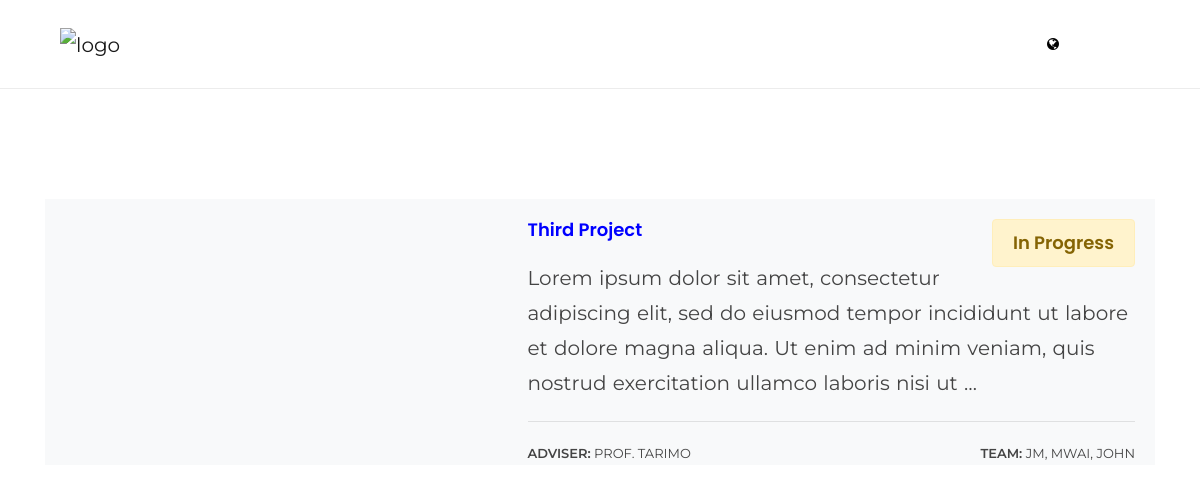
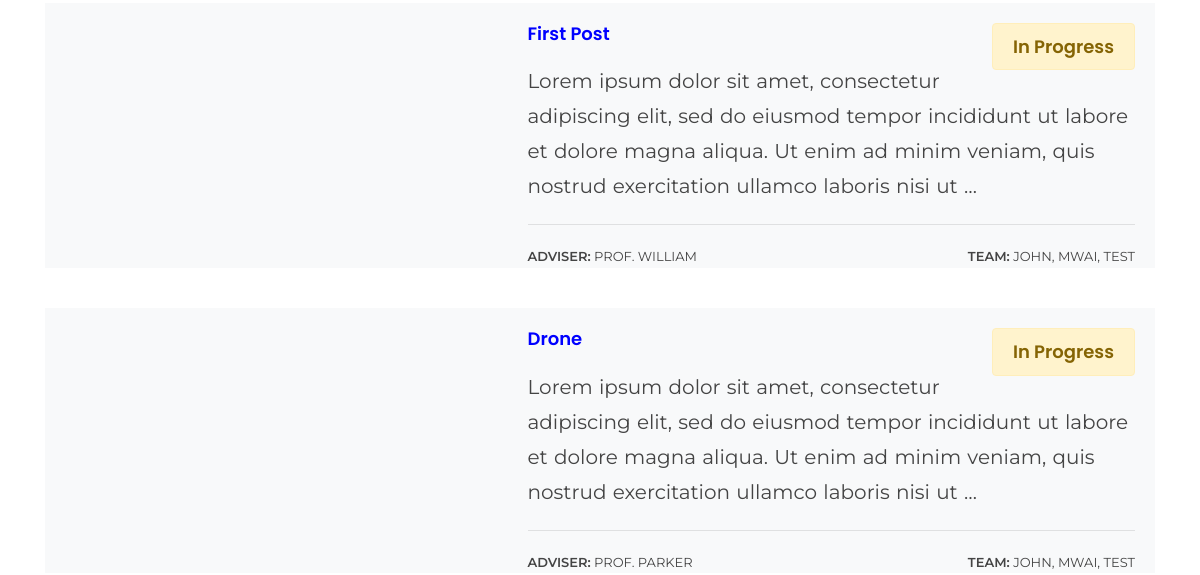
The page /projects/ (upper part) on the database as committed earlier (2 pictures, top to bottom).
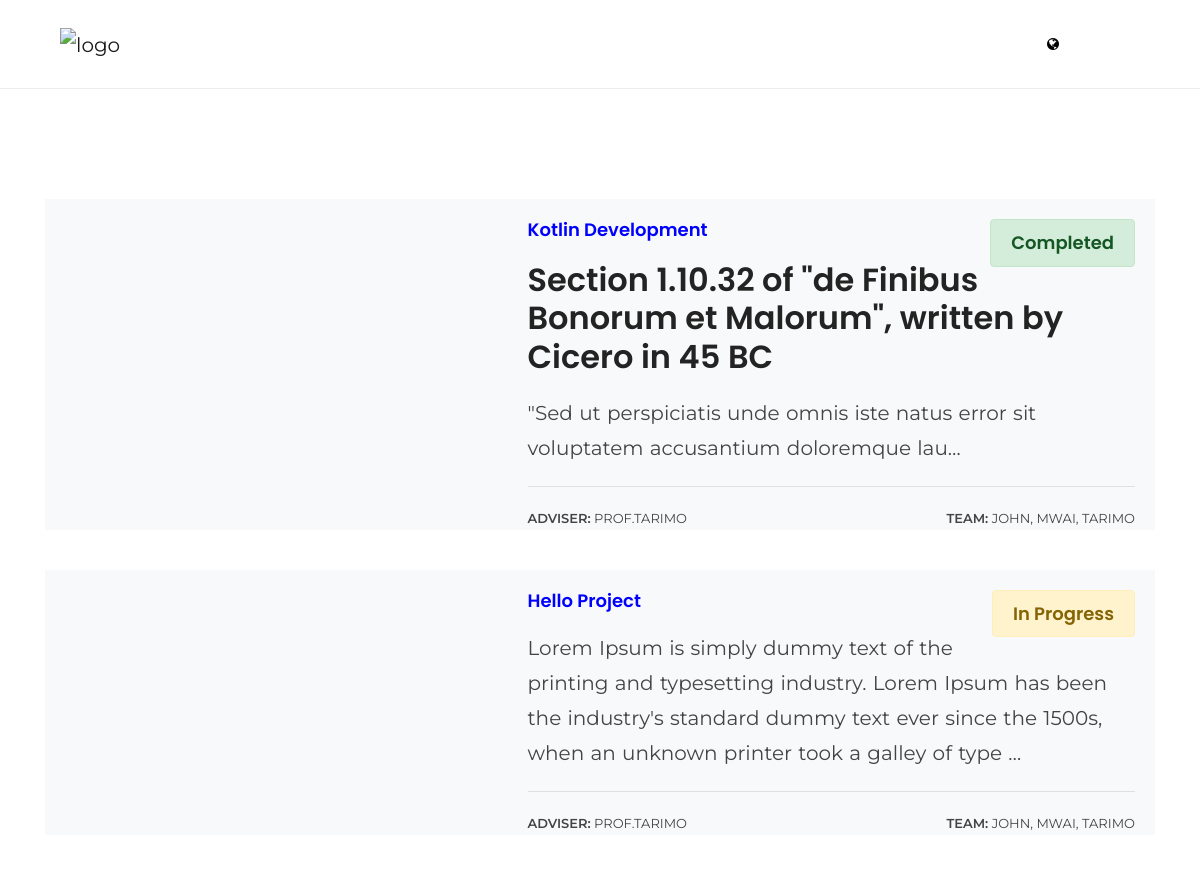
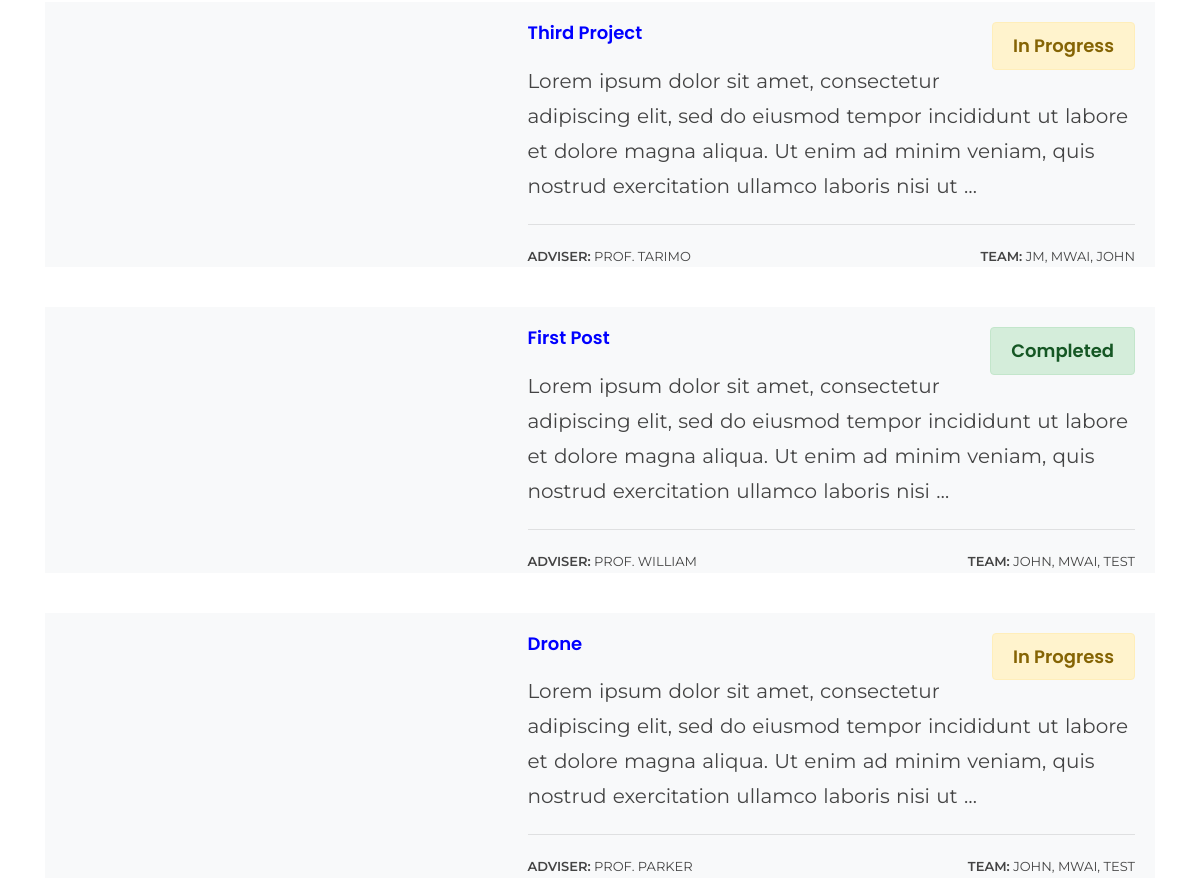
The same page on the database as committed later (2 pictures, top to bottom).
### research_site/models.py (models this page shows, shortened)
class Project(models.Model):
    title = models.CharField(max_length=300, blank=False, null=False)
    collaborators = models.CharField(max_length=300, null=True)
    created_date = models.DateTimeField(auto_now_add=True,verbose_name="Creation Date")
    slug = models.SlugField(unique=True, blank=True, null=True, verbose_name=_("Slug(0ptional): post fix url for the project - no spaces"))
    project_image = models.FileField(upload_to='projects', blank = False,null = True,verbose_name="Add Photos to Project")
    adviser = models.CharField(max_length=300, blank=False, null=False)
    publish = models.BooleanField(
        verbose_name=_('Publish :'),
        default=True,
        help_text=_('Do you want to post this project?')
    )
    completed = models.BooleanField(
        verbose_name=_('Completed :'),
        default=False,
        help_text=_('is this project completed?')
    )
    category = models.ForeignKey('ProjectCategory', on_delete=models.CASCADE, verbose_name=_("Research Area"))
    content = RichTextField()
    class Meta:
        verbose_name = _('Project')
        verbose_name_plural = _('Projects')
    @property
    def get_collaborators(self):
        return self.collaborators.split(',')
    class Meta:
        ordering = ('-created_date',)

### research_site/views.py (the view)
# urls.py: path('projects/', ProjectView.as_view(), name='projects'),
class ProjectView(ListView):
    model = Project
    template_name = 'projects.html'
    context_object_name = "projects"

### templates/projects.html (shortened to what this page needs)
{% extends "base.html" %}
  {% load static %}
{% block content %}
{% for project in projects %}
<div class="row">
  <div class="card margin-40px-bottom border-0 bg-light rounded-0">
      <div class="row no-gutters list-blog">
          <div class="col-md-5">
            {% if project.project_image %}
              <div class="bg-img cover-background h-100 min-height-250" data-overlay-dark="0" data-background="{{ project.project_image.url }}"></div>
            {% else %}
             <div class="bg-img cover-background h-100 min-height-250" data-overlay-dark="0" data-background="{% static '../media/projects/tress.jpg' %}"></div>
            {% endif %}
          </div>
          <div class="col-md-7">
              <div class="card-body">
                  <h5>
                    <span><a href="{% url 'project_detail' project.slug %}" style="color: blue;">{{ project.title }}</a></span>
                    {%if project.completed %}<span style="float: right;" class="alert alert-success" role="alert">Completed</span>
                    {% else %}<span style="float: right;" class="alert alert-warning" role="alert">In Progress</span> {% endif%}
                  </h5>
                  <p>{{ project.content|truncatechars:200|safe }}</p>
                  <div class="meta">
                    <span style="float: left;"><strong>ADVISER:</strong> {{ project.adviser }}</span>
                      <span class="author"><strong>TEAM:</strong>
                        {% for team in project.get_collaborators %}
                        <span>{{ team }}{% if not forloop.last %},{% endif %}</span>
                        {% endfor %}
                      </span>
                  </div>
              </div>
          </div>
      </div>
  </div>
</div>
{% endfor %}
{% endblock%}

### templates/base.html (shortened to what this page needs)
<!DOCTYPE html>
<html lang="en">
<head>
  {% load static %}
  <link href="{% static 'css/plugins.css' %}" rel="stylesheet"/>
  <link href="{% static 'css/styles.css' %}" rel="stylesheet"/>
  <link href="{% static 'css/custom.css' %}" rel="stylesheet"/>
  <link href="{% static 'css/material-cards.css' %}" rel="stylesheet"/>
  <link href="{% static 'css/space.css' %}" rel="stylesheet"/>
  <link href="{% static 'css/landing.css' %}" rel="stylesheet"/>
  <link rel="stylesheet" href="https://cdnjs.cloudflare.com/ajax/libs/font-awesome/4.7.0/css/font-awesome.min.css">
</head>
<body>
  <div class="main-wrapper">
    <header class="classic-header">
      <div class="navbar-default">
        <div class="container">
          <div class="row align-items-center">
            <div class="col-md-12">
              <div class="menu_area">
                <nav class="navbar navbar-expand-lg navbar-light no-padding">
                  <div class="navbar-header navbar-header-custom">
                    <a href="{% url 'home' %}" class="navbar-brand width-200px sm-width-180px xs-width-150px"><img id="logo" src="{% static 'img/logo_transparent.png' %}" alt="logo"></a>
                  </div>
                  <div class="attr-nav sm-no-margin ml-auto sm-margin-65px-right xs-margin-55px-right">
                    <ul class="social-links no-margin text-center">
                      <li>
                        <a href="http://www.twitter.com/connCS" target="blank"><i class="fab fa-twitter"></i></a>
                      </li>
                      <li>
                        <a href="https://www.conncoll.edu/academics/majors-departments-programs/departments/computer-science/" target="blank"><i class="fa fa-globe" style="color: black;"></i></a>
                      </li>
                      <li>
                        <a href="https://www.instagram.com/conncollcs/" target="blank"><i class="fab fa-instagram"></i></a>
                      </li>
                      <a href="https://www.youtube.com/channel/UCrf0JUaglfkwrOsFSc1v3zQ" target="blank"><i class="fab fa-youtube"></i></a>
                  </ul>
                </div>
              </nav>
            </div>
          </div>
        </div>
      </div>
    </div>
  </header>
  <section>
    <div class="container">
      {% block content %}
      {% endblock %}
    </div>
  </section>
  </div>
</body>
</html>

### assets/css/styles.css (style rules this page uses)
.min-height-250 { min-height: 250px; }
.social-links li { display: inline-block; font-size: 14px; margin-right: 15px; }
.social-links li a { color: #232323; }
.list-blog h5 { font-size: 18px; }
.list-blog .meta { border-top: 1px solid rgba(0, 0, 0, 0.1); font-size: 13px; text-transform: uppercase; padding-top: 20px; margin-top: 20px; }
.list-blog .meta .author { float: right; }

### assets/css/custom.css (style rules this page uses)
#logo { max-height: 60px; }

### assets/css/material-cards.css (style rules this page uses)
.fa { text-decoration: none; margin: 1em; border: none; color: white; transition: color 1.5s, transform 1s ease-in-out; }

Rows that differ between the two databases and show on the page:
added Project: title "Kotlin Development", completed "Completed", content "Section 1.10.32 of \"de Finibus Bonorum et Malorum\", written by Cicero in 45 BC \"Sed ut perspiciatis unde omnis iste natus error sit voluptatem accusantium doloremque lau…", adviser "PROF.TARIMO", get_collaborators "JOHN" "MWAI" "TARIMO"
added Project: title "Hello Project", completed "In Progress", content "Lorem Ipsum is simply dummy text of the printing and typesetting industry. Lorem Ipsum has been the industry's standard dummy text ever since the 1500s, when an unknown printer took a galley of type …", adviser "PROF.TARIMO", get_collaborators "JOHN" "MWAI" "TARIMO"
changed Project "First Post": content "…exercitation ullamco laboris nisi ut …" → "…exercitation ullamco laboris nisi …"; completed "In Progress" → "Completed"
